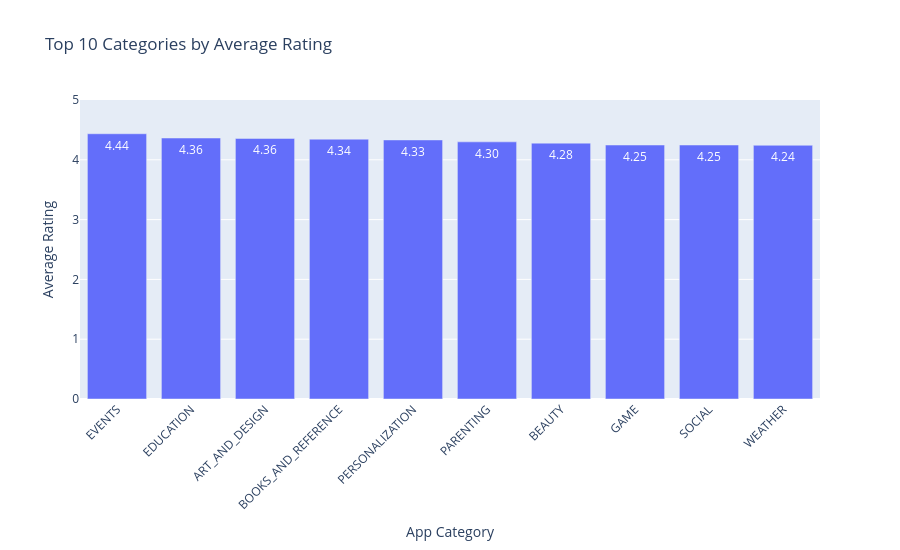

Here is the notebook cell this chart was saved with:
### Code cell
# Graph 2 - Top 10 Categories by Average Rating

category_rating = (
    play_store_df
    .dropna(subset=["Rating"])
    .groupby("Category")["Rating"]
    .mean()
    .sort_values(ascending=False)
    .head(10)
    .reset_index()
)

fig = px.bar(
    category_rating,
    x="Category",
    y="Rating",
    title="Top 10 Categories by Average Rating",
    labels={
        "Category": "App Category",
        "Rating": "Average Rating"
    },
    text_auto=".2f"
)

fig.update_layout(
    xaxis_tickangle=-45,
    yaxis_range=[0, 5],
    height=550
)

fig.show()

### Figure 1 — Plotly figure (JSON) as saved in the notebook; plotly's stock layout.template omitted (floating-point values rounded to 4 significant figures)
{"data": [{"hovertemplate": "App Category=%{x}<br>Average Rating=%{y}<extra></extra>", "legendgroup": "", "marker": {"color": "#636efa", "pattern": {"shape": ""}}, "name": "", "orientation": "v", "showlegend": false, "textposition": "auto", "texttemplate": "%{y:.2f}", "type": "bar", "x": ["EVENTS", "EDUCATION", "ART_AND_DESIGN", "BOOKS_AND_REFERENCE", "PERSONALIZATION", "PARENTING", "BEAUTY", "GAME", "SOCIAL", "WEATHER"], "xaxis": "x", "y": [4.436, 4.364, 4.357, 4.345, 4.332, 4.3, 4.279, 4.247, 4.247, 4.243], "yaxis": "y"}], "layout": {"barmode": "relative", "height": 550, "legend": {"tracegroupgap": 0}, "title": {"text": "Top 10 Categories by Average Rating"}, "xaxis": {"anchor": "y", "domain": [0, 1], "tickangle": -45, "title": {"text": "App Category"}}, "yaxis": {"anchor": "x", "domain": [0, 1], "range": [0, 5], "title": {"text": "Average Rating"}}}}
